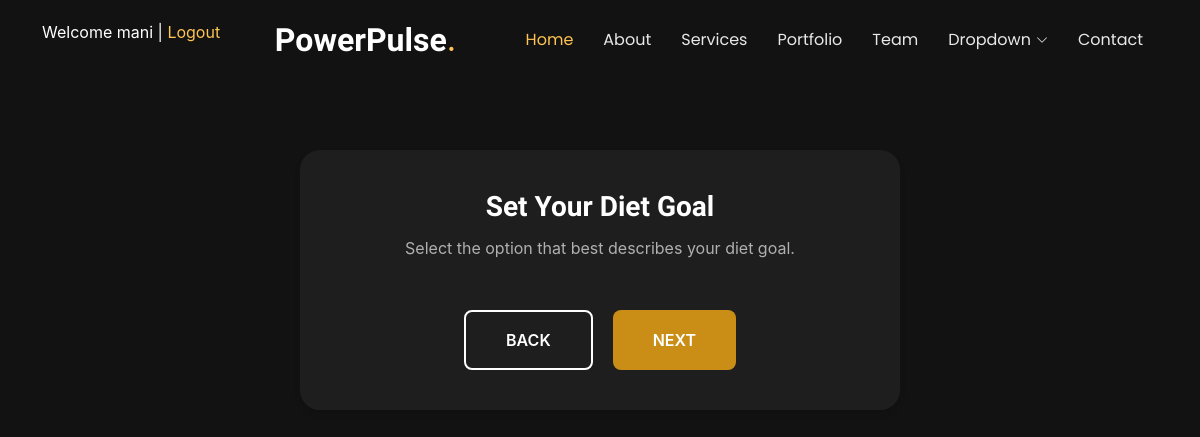
The app's page /diet/goal/ (signed in), older data.
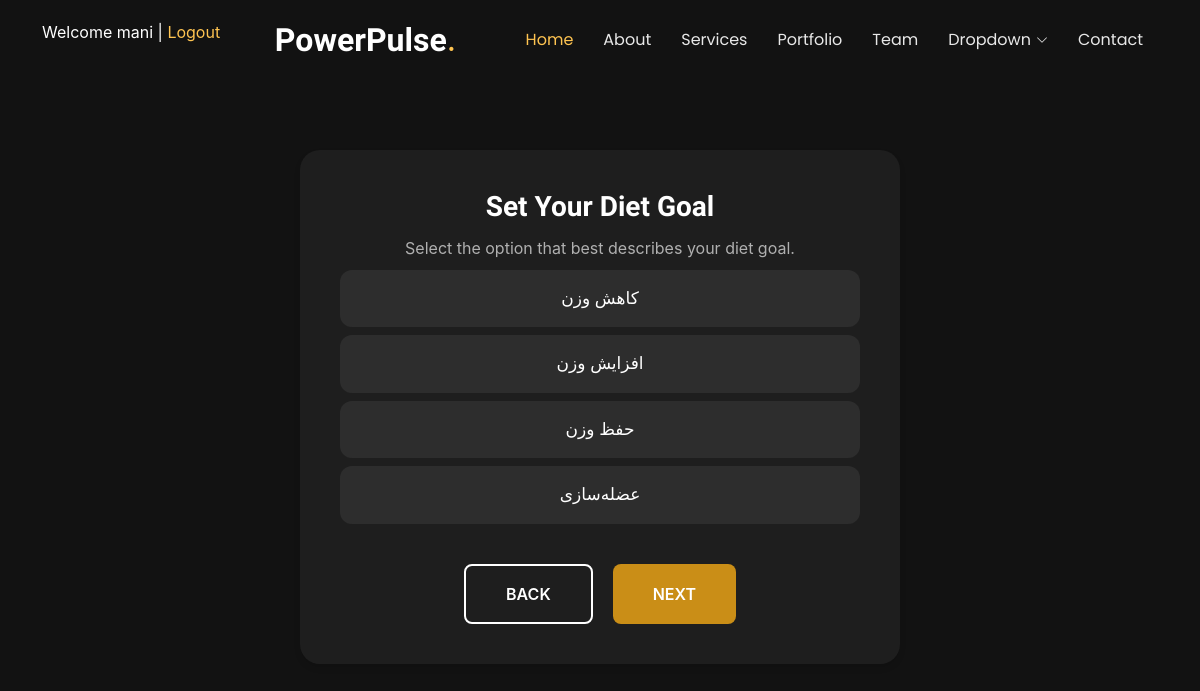
The same page, newer data.
### accounts/models.py (models this page shows)
class CustomUser(AbstractUser):
    pass

### mealplan/models.py (models this page shows, shortened)
class DietGoal(models.Model):
    goal = models.CharField(
        max_length=20,
        choices=[
            ("lose_weight", "کاهش وزن"),
            ("gain_weight", "افزایش وزن"),
            ("maintain_weight", "حفظ وزن"),
            ("muscle_building", "عضله‌سازی"),
        ],
        unique=True,
    )

### mealplan/views.py (the view, shortened to what this page needs)
# urls.py: path("goal/", DietGoalView.as_view(), name="diet_goal"),
class DietGoalView(LoginRequiredMixin, FormView):
    template_name = 'diet/diet_goal.html'
    form_class = DietGoalForm
    success_url = "/diet/activity/"

### mealplan/templates/diet/diet_goal.html (shortened to what this page needs)
{% extends '_base.html' %}
{% block content %}
<div class="goals-container">
    <div class="goals-header">
        <h2>Set Your Diet Goal</h2>
        <p class="subtitle">Select the option that best describes your diet goal.</p>
    </div>
    <form method="POST" action="{% url 'mealplan:diet_goal' %}" id="goalsForm" class="goals-form">
        <div class="goals-list">
            {% for choice in form.goal.field.queryset %}
            <div class="goal-option">
                <label for="goal-{{ choice.pk }}" class="goal-button">{{ choice.get_goal_display }}</label>
            </div>
            {% endfor %}
        </div>
        <div class="navigation-buttons">
            <a href="{% url 'mealplan:diet_plan' %}" class="back-button">BACK</a>
            <button type="submit" id="nextButton" class="next-button">NEXT</button>
        </div>
    </form>
</div>
{% endblock %}

### templates/_base.html (shortened to what this page needs)
{% load static %}
<!DOCTYPE html>
<html lang="en">
<head>
  <link href="{% static 'assets/vendor/bootstrap-icons/bootstrap-icons.css' %}" rel="stylesheet">
  <link href="{% static 'assets/vendor/bootstrap/css/bootstrap.min.css' %}" rel="stylesheet">
  <link href="{% static 'assets/vendor/aos/aos.css' %}" rel="stylesheet">
  <link href="{% static 'assets/vendor/swiper/swiper-bundle.min.css' %}" rel="stylesheet">
  <link href="{% static 'assets/vendor/glightbox/css/glightbox.min.css' %}" rel="stylesheet">
  <link href="{% static 'assets/css/main.css' %}" rel="stylesheet">
</head>
<body class="index-page">
    <header id="header" class="header d-flex align-items-center fixed-top">
        <div class="container-fluid container-xl position-relative d-flex align-items-center justify-content-between">
          <a href="index.html" class="logo d-flex align-items-center me-auto me-lg-0">
            <h1 class="sitename">PowerPulse</h1>
            <span>.</span>
          </a>
          <nav id="navmenu" class="navmenu">
            <ul>
              <li><a href="/" class="active">Home<br></a></li>
              <li><a href="#about">About</a></li>
              <li><a href="#services">Services</a></li>
              <li><a href="#portfolio">Portfolio</a></li>
              <li><a href="#team">Team</a></li>
              <li class="dropdown"><a href="#"><span>Dropdown</span> <i class="bi bi-chevron-down toggle-dropdown"></i></a>
              </li>
              <li><a href="#contact">Contact</a></li>
            </ul>
          </nav>
            {% if not user.is_authenticated %}
                <a class="btn-getstarted" href="{% url 'account_signup' %}">Get Started</a>
            {% else %}
                <p style="color: white;">Welcome {{ user.username}} | <a href="{% url "account_logout" %}">Logout</a></p>
            {% endif %}
        </div>
      </header>
    <main class="main">
      {% block content %}
      {% endblock content %}
    </main>
</body>
</html>

### static/assets/css/main.css (style rules this page uses)
:root { --default-font: "Roboto", system-ui, -apple-system, "Segoe UI", Roboto, "Helvetica Neue", Arial, "Noto Sans", "Liberation Sans", sans-serif, "Apple Color Emoji", "Segoe UI Emoji", "Segoe UI Symbol", "Noto Color Emoji"; --heading-font: "Raleway", sans-serif; --nav-font: "Poppins", sans-serif; }
:root { --background-color: #ffffff; --default-color: #444444; --heading-color: #151515; --accent-color: #ffc451; --surface-color: #ffffff; --contrast-color: #312f2f; }
:root { --nav-color: rgba(255, 255, 255, 0.905); --nav-hover-color: #ffc451; --nav-mobile-background-color: #ffffff; --nav-dropdown-background-color: #ffffff; --nav-dropdown-color: #212529; --nav-dropdown-hover-color: #ffc451; }
:root { scroll-behavior: smooth; }
body { color: var(--default-color); background-color: var(--background-color); font-family: var(--default-font); }
a { color: var(--accent-color); text-decoration: none; transition: 0.3s; }
h1, h2, h3, h4, h5, h6 { color: var(--heading-color); font-family: var(--heading-font); }
.header { --background-color: rgba(0, 0, 0, 0.8); --heading-color: #ffffff; --contrast-color: #ffffff; color: var(--default-color); background-color: var(--background-color); padding: 10px 0; transition: all 0.5s; z-index: 997; }
.header .logo { line-height: 1; }
.header .logo h1 { font-size: 32px; margin: 0; font-weight: 700; color: var(--heading-color); }
.header .logo span { color: var(--accent-color); font-size: 32px; }
@media (max-width: 1200px) { .header .logo { order: 1; } }
@media (max-width: 1200px) { .header .navmenu { order: 3; } }
.index-page .header { --background-color: rgba(0, 0, 0, 0); }
@media (min-width: 1200px) { .navmenu { padding: 0; } }
@media (min-width: 1200px) { .navmenu ul { margin: 0; padding: 0; display: flex; list-style: none; align-items: center; } }
@media (min-width: 1200px) { .navmenu li { position: relative; } }
@media (min-width: 1200px) { .navmenu a, .navmenu a:focus { color: var(--nav-color); padding: 18px 15px; font-size: 16px; font-family: var(--nav-font); font-weight: 400; display: flex; align-items: center; justify-content: space-between; white-space: nowrap; transition: 0.3s; } }
@media (min-width: 1200px) { .navmenu a i, .navmenu a:focus i { font-size: 12px; line-height: 0; margin-left: 5px; transition: 0.3s; } }
@media (min-width: 1200px) { .navmenu li:hover>a, .navmenu .active, .navmenu .active:focus { color: var(--nav-hover-color); } }
body { background-color: #121212; margin: 0; font-family: -apple-system, BlinkMacSystemFont, 'Segoe UI', Roboto, Oxygen, Ubuntu, Cantarell, 'Open Sans', 'Helvetica Neue', sans-serif; }
.goals-container { max-width: 550px; margin: 40px auto; padding: 40px; background-color: #1E1E1E; border-radius: 20px; box-shadow: 0 4px 6px rgba(0, 0, 0, 0.1); }
.goals-header { text-align: center; margin-bottom: 10px; }
.goals-header h2 { color: white; font-size: 28px; margin: 0 0 12px 0; font-weight: 600; }
.subtitle { color: #B0B0B0; font-size: 16px; margin: 0; line-height: 1.5; }
.goals-list { display: flex; flex-direction: column; gap: 8px; margin-bottom: 40px; }
.goal-option { position: relative; }
.goals-container { max-width: 600px; margin: 150px auto; }
.goal-button { display: block; width: 100%; padding: 15px 20px; background-color: #2D2D2D; border: 1px solid transparent; border-radius: 12px; color: white; font-size: 17px; text-align: center; cursor: pointer; transition: all 0.3s ease; box-sizing: border-box; }
.navigation-buttons { display: flex; justify-content: center; gap: 20px; }
.back-button, .next-button { padding: 16px 40px; border-radius: 8px; font-size: 16px; font-weight: 600; cursor: pointer; transition: all 0.3s ease; min-width: 120px; }
.back-button { background-color: transparent; border: 2px solid #FFFFFF; color: white; }
.next-button { background-color: #ca8e17; border: none; color: white; }
.goal-button { transform: scale(1); }

Row changes from the older to the newer data that the page shows:
added DietGoal: goal "کاهش وزن"
added DietGoal: goal "افزایش وزن"
added DietGoal: goal "حفظ وزن"
added DietGoal: goal "عضله‌سازی"
